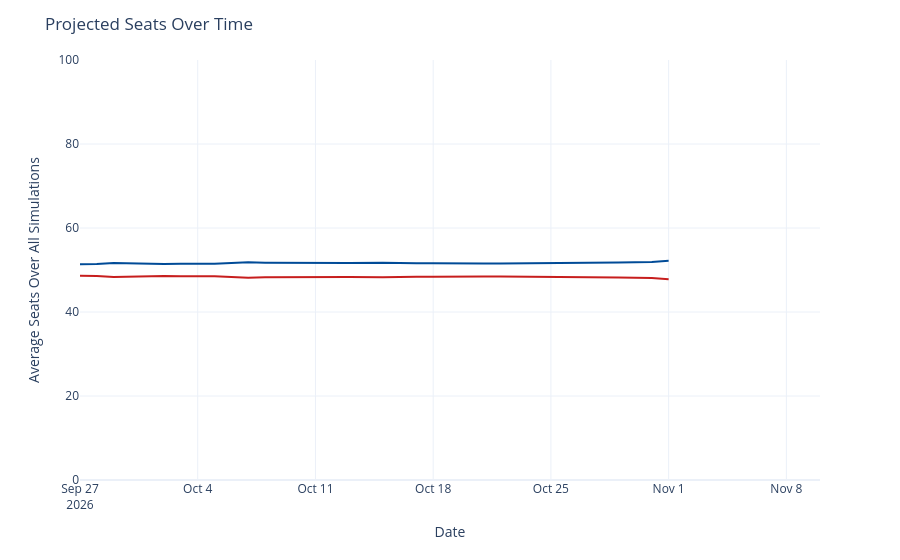

The notebook cell this image was saved under:
### Code cell
seats_over_time = output_ts[(output_ts['geo'] == 'US Senate') &
                             (output_ts['type'] == 'seats')]
seats_over_time['rep_seats'] = seats_over_time['y'].map(lambda x: 100 - x)
seats_over_time = seats_over_time.rename({'y': 'Democrats', 'rep_seats': 'Republicans'}, axis=1)
seats_time_ser = px.line(seats_over_time, x='date', y=['Democrats', 'Republicans'], template='plotly_white',
                        color_discrete_map={'Democrats': '#004b97', 'Republicans': '#c71e1d'},)
seats_time_ser.update_traces(hovertemplate="%{y:.1f}")
seats_time_ser.update_layout(
    xaxis=dict(range=[pd.to_datetime('2026-09-27'), pd.to_datetime('2026-11-10')]),
    yaxis=dict(range=[0, 100]),
    xaxis_title='Date',
    yaxis_title='Average Seats Over All Simulations',
    title=dict(text="Projected Seats Over Time"),
    hovermode="x",
    showlegend=False
)
seats_time_ser

### Figure 1 — Plotly figure (JSON) as saved in the notebook; plotly's stock layout.template omitted (floating-point values rounded to 4 significant figures)
{"data": [{"hovertemplate": "%{y:.1f}", "legendgroup": "Democrats", "line": {"color": "#004b97", "dash": "solid"}, "marker": {"symbol": "circle"}, "mode": "lines", "name": "Democrats", "orientation": "v", "showlegend": true, "type": "scatter", "x": ["2026-09-27", "2026-09-28", "2026-09-29", "2026-09-30", "2026-10-01", "2026-10-02", "2026-10-03", "2026-10-04", "2026-10-05", "2026-10-06", "2026-10-07", "2026-10-08", "2026-10-09", "2026-10-10", "2026-10-11", "2026-10-12", "2026-10-13", "2026-10-15", "2026-10-16", "2026-10-17", "2026-10-18", "2026-10-19", "2026-10-20", "2026-10-21", "2026-10-22", "2026-10-23", "2026-10-24", "2026-10-25", "2026-10-26", "2026-10-27", "2026-10-29", "2026-10-30", "2026-10-31", "2026-11-01"], "xaxis": "x", "y": [51.35, 51.4, 51.64, 51.51, 51.41, 51.42, 51.47, 51.47, 51.48, 51.68, 51.82, 51.75, 51.71, 51.62, 51.6, 51.62, 51.64, 51.74, 51.6, 51.58, 51.61, 51.53, 51.53, 51.56, 51.57, 51.59, 51.63, 51.62, 51.69, 51.7, 51.78, 51.87, 51.93, 52.17], "yaxis": "y"}, {"hovertemplate": "%{y:.1f}", "legendgroup": "Republicans", "line": {"color": "#c71e1d", "dash": "solid"}, "marker": {"symbol": "circle"}, "mode": "lines", "name": "Republicans", "orientation": "v", "showlegend": true, "type": "scatter", "x": ["2026-09-27", "2026-09-28", "2026-09-29", "2026-09-30", "2026-10-01", "2026-10-02", "2026-10-03", "2026-10-04", "2026-10-05", "2026-10-06", "2026-10-07", "2026-10-08", "2026-10-09", "2026-10-10", "2026-10-11", "2026-10-12", "2026-10-13", "2026-10-15", "2026-10-16", "2026-10-17", "2026-10-18", "2026-10-19", "2026-10-20", "2026-10-21", "2026-10-22", "2026-10-23", "2026-10-24", "2026-10-25", "2026-10-26", "2026-10-27", "2026-10-29", "2026-10-30", "2026-10-31", "2026-11-01"], "xaxis": "x", "y": [48.65, 48.6, 48.36, 48.49, 48.59, 48.58, 48.53, 48.53, 48.52, 48.32, 48.18, 48.25, 48.29, 48.38, 48.4, 48.38, 48.36, 48.26, 48.4, 48.42, 48.39, 48.47, 48.47, 48.44, 48.43, 48.41, 48.37, 48.38, 48.31, 48.3, 48.22, 48.13, 48.07, 47.83], "yaxis": "y"}], "layout": {"hovermode": "x", "legend": {"title": {"text": "variable"}, "tracegroupgap": 0}, "margin": {"t": 60}, "showlegend": false, "title": {"text": "Projected Seats Over Time"}, "xaxis": {"anchor": "y", "domain": [0, 1], "range": ["2026-09-27T00:00:00", "2026-11-10T00:00:00"], "title": {"text": "Date"}}, "yaxis": {"anchor": "x", "domain": [0, 1], "range": [0, 100], "title": {"text": "Average Seats Over All Simulations"}}}}
